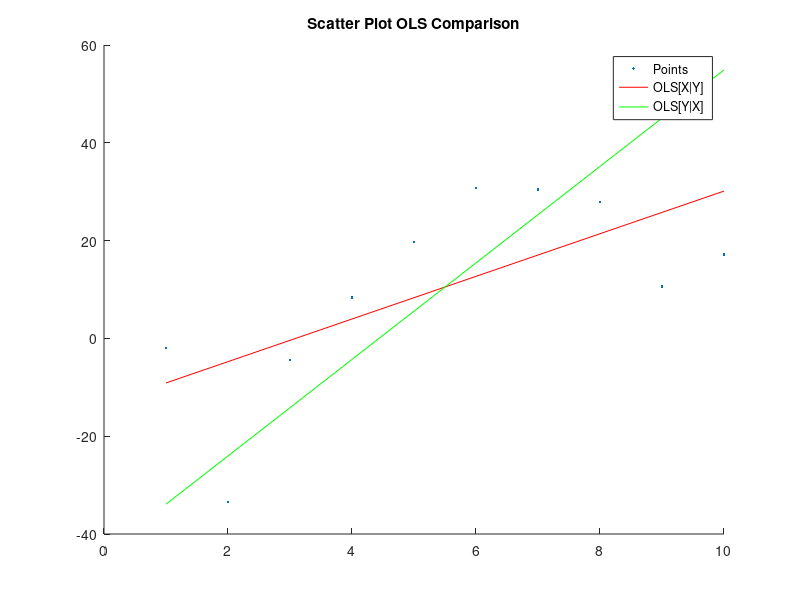

Reproduce this figure in MATLAB.
clear; clc;

x = [1 2 3 4 5 6 7 8 9 10];
y = 5*x+4;
r = rand(1,10);
y = y-50.*r; % Create y-values

% Compute slope and intercept for OLS(X|Y) and OLS(Y|X)
Sxx = sum((x-mean(x)).^2);
Syy = sum((y-mean(y)).^2);
Sxy = sum((x-mean(x)).*(y-mean(y)));

b_xy = Sxy/Sxx;

b_yx = Syy/Sxy;

% Compute intercept using a = mean(y)-b*mean(x)
a_xy = mean(y)-b_xy*mean(x);

a_yx = mean(y)-b_yx*mean(x);

fprintf('OLS[X|Y]: b = %4.5f, a = %4.5f\n',b_xy,a_xy);
fprintf('OLS[Y|X]: b = %4.5f, a = %4.5f\n',b_yx,a_yx);

% Plot scatter with lines
fxy = a_xy+b_xy*x;
fyx = a_yx+b_yx*x;
figure();
scatter(x,y,'.');
title('Scatter Plot OLS Comparison');
hold on;
plot(x,fxy,'r');
plot(x,fyx,'g');
legend('Points','OLS[X|Y]','OLS[Y|X]');
